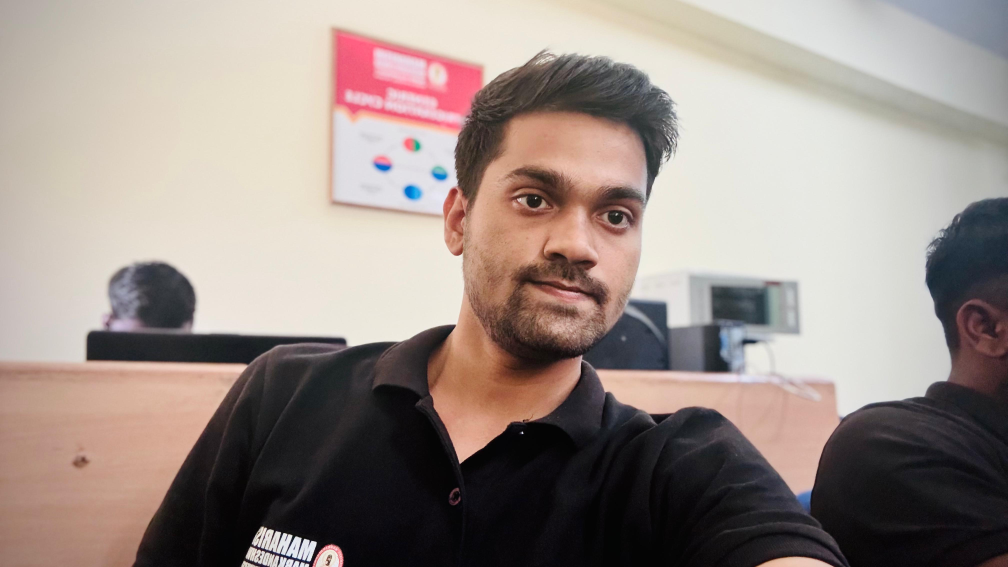
#> input picture filtering&Blurring/myimage.jpeg, 4032 x 2268 px (shown at 1/4 size)
$ python sharpening.py
#> lines starting #> are read from the running program, lines starting #| are printed output that depends on the picture
import cv2
import numpy as np


image=cv2.imread("myimage.jpeg")
#> image is the input picture: shape (2268, 4032, 3); mean B, G, R 135.2, 141.1, 153.8
resize_img=cv2.resize(image,(800,400))
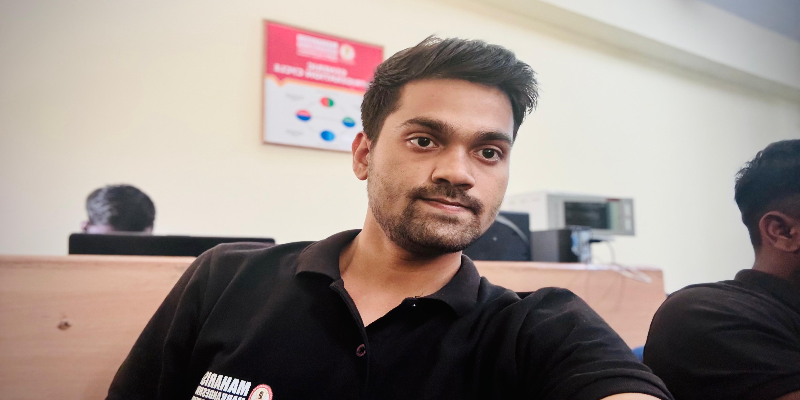
#> resize_img: shape (400, 800, 3); mean B, G, R 135.1, 141.1, 153.7

sharpen_kernal=np.array([
    [0,-1,0],
    [-1,6,-1],
    [0,-1,0]

])

sharpening=cv2.filter2D(resize_img,-1,sharpen_kernal)
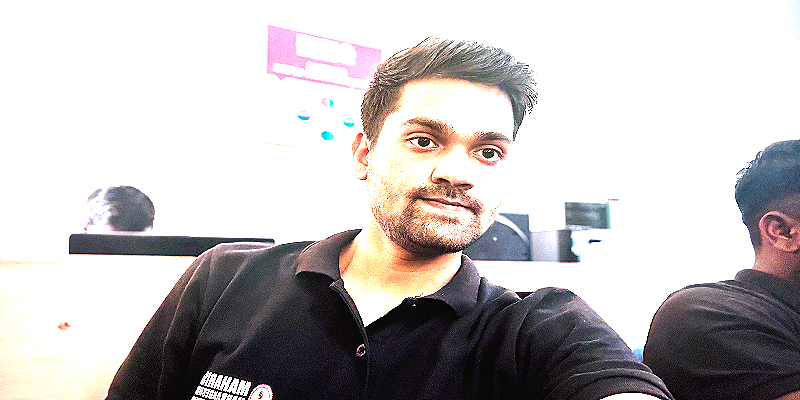
#> sharpening: shape (400, 800, 3); mean B, G, R 189.8, 189.6, 193.7
resize_sharp=cv2.resize(sharpening,(800,400))

cv2.imshow("Original Image",resize_img)
cv2.imshow("Resize_sharp Image",resize_sharp)

cv2.waitKey(0)
cv2.destroyAllWindows()
